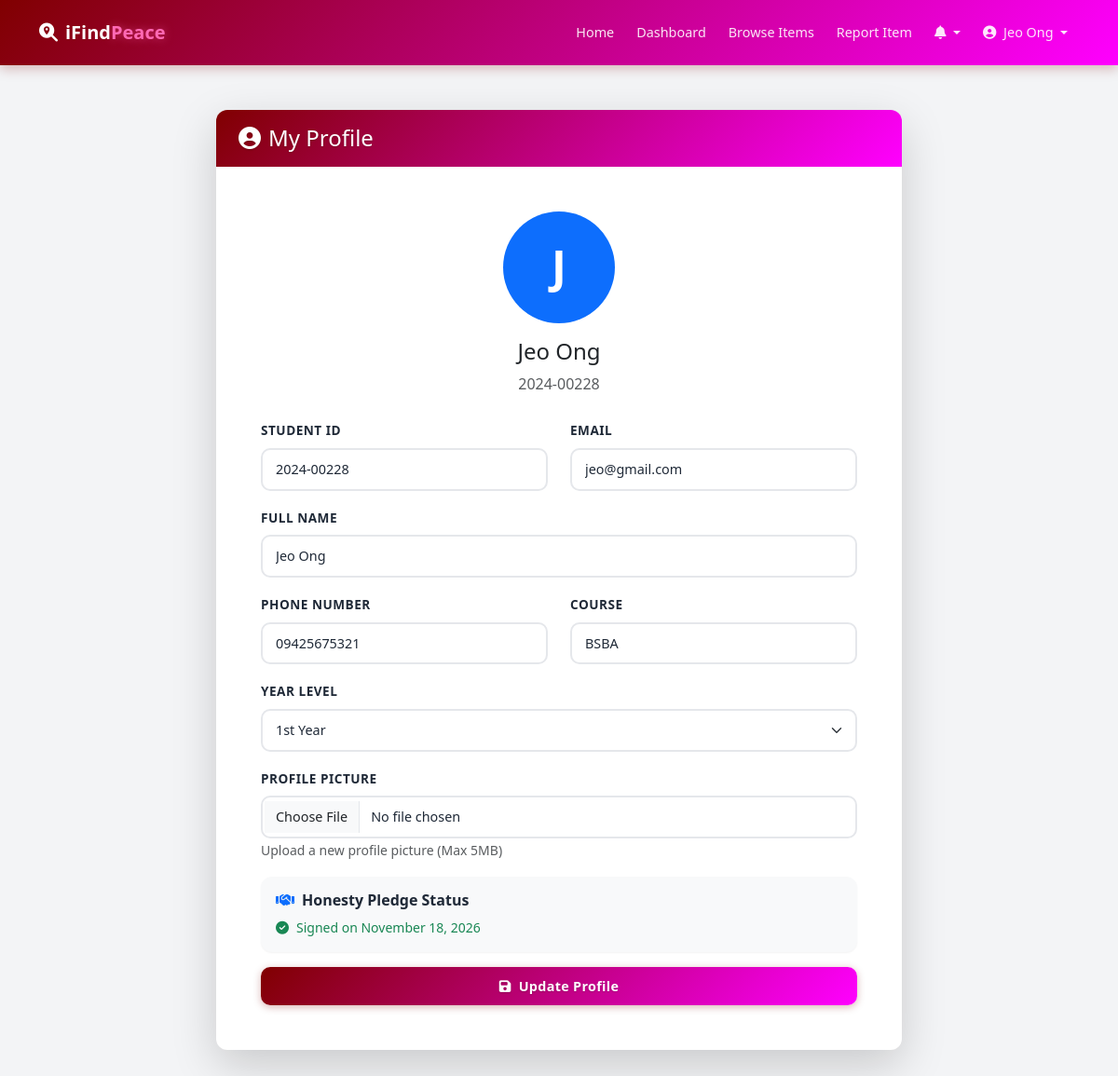
Screenshot of /profile.php (signed in) with the database file from the repository.
### tables this page shows
CREATE TABLE `users` (
  `user_id` int(11) NOT NULL,
  `student_id` varchar(20) NOT NULL,
  `full_name` varchar(100) NOT NULL,
  `email` varchar(100) NOT NULL,
  `password` varchar(255) NOT NULL,
  `phone` varchar(20) DEFAULT NULL,
  `course` varchar(100) DEFAULT NULL,
  `year_level` varchar(20) DEFAULT NULL,
  `user_type` enum('user','admin') DEFAULT 'user',
  `profile_picture` varchar(255) DEFAULT NULL,
  `honesty_pledge_signed` tinyint(1) DEFAULT 0,
  `pledge_signed_date` datetime DEFAULT NULL,
  `created_at` timestamp NOT NULL DEFAULT current_timestamp(),
  `updated_at` timestamp NOT NULL DEFAULT current_timestamp() ON UPDATE current_timestamp(),
  `status` enum('active','inactive','suspended') DEFAULT 'active'
);

### config/config.php (called while the page is built, shortened)
<?php
function isLoggedIn() {
    return isset($_SESSION['user_id']);
}
function isAdmin() {
    return isset($_SESSION['user_type']) && $_SESSION['user_type'] === 'admin';
}
?>

### profile.php (the view, shortened to what this page needs)
<?php
require_once 'config/config.php';
$conn = getDBConnection();
$user_id = $_SESSION['user_id'];
$stmt = $conn->prepare("SELECT * FROM users WHERE user_id = ?");
$stmt->bind_param("i", $user_id);
$stmt->execute();
$user = $stmt->get_result()->fetch_assoc();
?>
<!DOCTYPE html>
<html lang="en">
<head>
    <link href="https://cdn.jsdelivr.net/npm/bootstrap@5.3.0/dist/css/bootstrap.min.css" rel="stylesheet">
    <link href="https://cdnjs.cloudflare.com/ajax/libs/font-awesome/6.4.0/css/all.min.css" rel="stylesheet">
    <link href="assets/css/style.css" rel="stylesheet">
</head>
<body>
    <nav class="navbar navbar-expand-lg navbar-dark sticky-top">
        <div class="container">
            <a class="navbar-brand" href="index.php">
                <i class="fas fa-search-location me-2"></i>iFind<span>Peace</span>
            </a>
            <div class="collapse navbar-collapse" id="navbarNav">
                <ul class="navbar-nav ms-auto">
                    <li class="nav-item">
                        <a class="nav-link" href="index.php">Home</a>
                    </li>
                    <?php if (isLoggedIn()): ?>
                        <li class="nav-item">
                            <a class="nav-link" href="<?php echo isAdmin() ? 'admin/dashboard.php' : 'dashboard.php'; ?>">Dashboard</a>
                        </li>
                    <?php endif; ?>
                    <li class="nav-item">
                        <a class="nav-link" href="items.php">Browse Items</a>
                    </li>
                    <li class="nav-item">
                        <a class="nav-link" href="report.php">Report Item</a>
                    </li>
                    <li class="nav-item dropdown">
                        <a class="nav-link dropdown-toggle position-relative" href="#" data-bs-toggle="dropdown">
                            <i class="fas fa-bell"></i>
                        </a>
                    </li>
                    <li class="nav-item dropdown">
                        <a class="nav-link dropdown-toggle" href="#" data-bs-toggle="dropdown">
                            <i class="fas fa-user-circle me-1"></i>
                            <?php echo htmlspecialchars($_SESSION['full_name']); ?>
                        </a>
                    </li>
                </ul>
            </div>
        </div>
    </nav>
    <div class="container py-5">
        <div class="row justify-content-center">
            <div class="col-lg-8">
                <div class="card shadow-lg">
                    <div class="card-header">
                        <h4 class="mb-0"><i class="fas fa-user-circle me-2"></i>My Profile</h4>
                    </div>
                    <div class="card-body p-5">
                        <div class="text-center mb-4">
                            <?php if ($user['profile_picture']): ?>
                                <img src="uploads/<?php echo htmlspecialchars($user['profile_picture']); ?>" class="rounded-circle mb-3" style="width: 120px; height: 120px; object-fit: cover;">
                            <?php else: ?>
                                <div class="rounded-circle bg-primary d-flex align-items-center justify-content-center mx-auto mb-3" style="width: 120px; height: 120px;">
                                    <span class="text-white fw-bold" style="font-size: 3rem;"><?php echo strtoupper(substr($user['full_name'], 0, 1)); ?></span>
                                </div>
                            <?php endif; ?>
                            <h4><?php echo htmlspecialchars($user['full_name']); ?></h4>
                            <p class="text-muted"><?php echo htmlspecialchars($user['student_id']); ?></p>
                        </div>
                        <form method="POST" enctype="multipart/form-data">
                            <div class="row">
                                <div class="col-md-6 mb-3">
                                    <label class="form-label">Student ID</label>
                                    <input type="text" class="form-control" value="<?php echo htmlspecialchars($user['student_id']); ?>" readonly>
                                </div>
                                <div class="col-md-6 mb-3">
                                    <label class="form-label">Email</label>
                                    <input type="email" class="form-control" value="<?php echo htmlspecialchars($user['email']); ?>" readonly>
                                </div>
                            </div>
                            <div class="mb-3">
                                <label class="form-label">Full Name</label>
                                <input type="text" name="full_name" class="form-control" value="<?php echo htmlspecialchars($user['full_name']); ?>" required>
                            </div>
                            <div class="row">
                                <div class="col-md-6 mb-3">
                                    <label class="form-label">Phone Number</label>
                                    <input type="text" name="phone" class="form-control" value="<?php echo htmlspecialchars($user['phone'] ?? ''); ?>">
                                </div>
                                <div class="col-md-6 mb-3">
                                    <label class="form-label">Course</label>
                                    <input type="text" name="course" class="form-control" value="<?php echo htmlspecialchars($user['course'] ?? ''); ?>">
                                </div>
                            </div>
                            <div class="mb-3">
                                <label class="form-label">Year Level</label>
                                <select name="year_level" class="form-select">
                                    <option value="1st Year" <?php echo ($user['year_level'] ?? '') === '1st Year' ? 'selected' : ''; ?>>1st Year</option>
                                </select>
                            </div>
                            <div class="mb-3">
                                <label class="form-label">Profile Picture</label>
                                <input type="file" name="profile_picture" class="form-control" accept="image/*">
                                <small class="text-muted">Upload a new profile picture (Max 5MB)</small>
                            </div>
                            <div class="card bg-light mb-3">
                                <div class="card-body">
                                    <h5 class="card-title fw-bold">
                                        <i class="fas fa-handshake text-primary me-2"></i>Honesty Pledge Status
                                    </h5>
                                    <?php if ($user['honesty_pledge_signed']): ?>
                                        <p class="card-text text-success mb-0">
                                            <i class="fas fa-check-circle me-2"></i>Signed on <?php echo date('F d, Y', strtotime($user['pledge_signed_date'])); ?>
                                        </p>
                                    <?php else: ?>
                                        <p class="card-text text-danger mb-0">
                                            <i class="fas fa-times-circle me-2"></i>Not signed
                                        </p>
                                    <?php endif; ?>
                                </div>
                            </div>
                            <button type="submit" class="btn btn-primary w-100">
                                <i class="fas fa-save me-2"></i>Update Profile
                            </button>
                        </form>
                    </div>
                </div>
            </div>
        </div>
    </div>
</body>
</html>

### assets/css/style.css (style rules this page uses)
:root { --primary-color: #800000; --primary-dark: #600000; --secondary-color: #ff00ff; --accent-color: #c71585; --danger-color: #ef4444; --dark-color: #1f2937; --light-color: #f9fafb; --gradient-primary: linear-gradient(135deg, #800000 0%, #ff00ff 100%); --gradient-secondary: linear-gradient(135deg, #ff00ff 0%, #c71585 100%); --shadow-sm: 0 1px 2px 0 rgba(0, 0, 0, 0.05); --shadow-md: 0 4px 6px -1px rgba(0, 0, 0, 0.1); --shadow-lg: 0 10px 15px -3px rgba(0, 0, 0, 0.1); --shadow-xl: 0 20px 25px -5px rgba(0, 0, 0, 0.1); }
* { margin: 0; padding: 0; box-sizing: border-box; }
body { font-family: 'Segoe UI', Tahoma, Geneva, Verdana, sans-serif; background-color: #f3f4f6; color: #1f2937; line-height: 1.6; }
.navbar { background: linear-gradient(135deg, #800000 0%, #ff00ff 100%) !important; box-shadow: 0 4px 12px rgba(128,0,0,0.25); padding: 0.875rem 0; }
.navbar-brand { font-weight: 700; font-size: 1.25rem; color: white !important; }
.navbar-brand span { color: #ff69b4; text-shadow: 0 0 10px rgba(255,105,180,0.5); }
.nav-link { color: rgba(255, 255, 255, 0.9) !important; font-weight: 500; transition: all 0.3s ease; margin: 0 0.25rem; font-size: 0.9rem; }
.card { border: none; border-radius: 0.75rem; box-shadow: var(--shadow-sm); transition: all 0.3s ease; overflow: hidden; background: white; }
.card-header { background: linear-gradient(135deg, #800000 0%, #ff00ff 100%); color: white; font-weight: 700; border: none; padding: 1rem 1.5rem; font-size: 1rem; text-shadow: 0 1px 2px rgba(0,0,0,0.2); }
.card-body { padding: 1rem; }
.card-title { font-weight: 700; color: #1f2937; margin-bottom: 0.5rem; font-size: 1rem; text-shadow: 0 1px 1px rgba(0,0,0,0.05); }
.card-text { color: #4b5563; font-size: 0.875rem; line-height: 1.5; font-weight: 500; }
.btn-primary { background: linear-gradient(135deg, #800000 0%, #ff00ff 100%); border: none; padding: 0.625rem 1.25rem; font-weight: 700; border-radius: 0.625rem; transition: all 0.3s ease; letter-spacing: 0.3px; font-size: 0.9rem; text-shadow: 0 1px 2px rgba(0,0,0,0.2); box-shadow: 0 2px 8px rgba(128,0,0,0.3); }
.form-control { border-radius: 0.625rem; border: 2px solid #e5e7eb; padding: 0.625rem 0.875rem; transition: all 0.3s ease; font-size: 0.9rem; font-weight: 500; color: #1f2937; }
.form-label { font-weight: 700; color: #1f2937; margin-bottom: 0.5rem; font-size: 0.85rem; text-transform: uppercase; letter-spacing: 0.5px; }
.form-select { border-radius: 0.625rem; border: 2px solid #e5e7eb; padding: 0.625rem 0.875rem; transition: all 0.3s ease; font-size: 0.9rem; font-weight: 500; color: #1f2937; }

### rows the page displays
users: full_name "J", full_name "Jeo Ong", student "2024-00228", email "jeo@gmail.com", phone "09425675321", course "BSBA", year_level "1st Year", pledge_signed_date "November 18, 2026"

### other values shown
$_SESSION['full_name'] "Jeo Ong"
